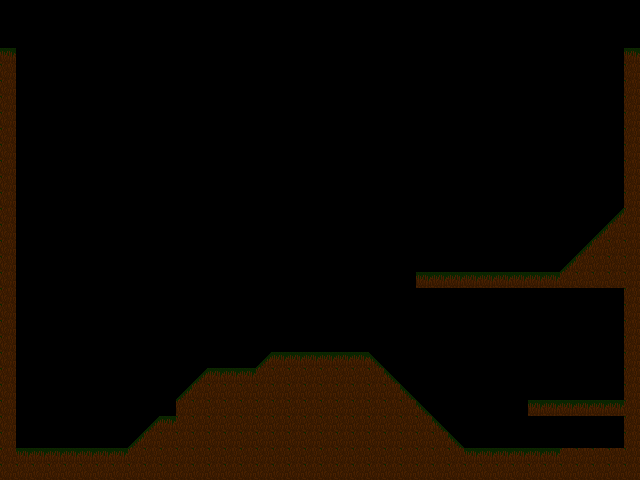

Tiled map render using the project's own tile images. Description and the map definition, with tile-layer contents summarised, below:
An orthogonal 40x30 tile map with 16x16 px tiles, 1 tile layer (Main).

<map version="1.0" orientation="orthogonal" width="40" height="30" tilewidth="16" tileheight="16">
 <tileset firstgid="1" name="tiles" tilewidth="16" tileheight="16" spacing="1" margin="1">
  <image source="tiles2.png" width="120" height="52" />
  <tile id="11">
   <properties>
    <property name="point0" value="16,0" />
    <property name="point1" value="0,16" />
    <property name="point2" value="16,16" />
    <property name="points" value="3" />
    <property name="rect" value="false" />
   </properties>
  </tile>
  <tile id="12">
   <properties>
    <property name="point0" value="0,0" />
    <property name="point1" value="0,16" />
    <property name="point2" value="16,16" />
    <property name="points" value="3" />
    <property name="rect" value="false" />
   </properties>
  </tile>
 </tileset>
 <layer name="Main" width="40" height="30">
  <data>[1200 cells, 251 non-empty, 4 distinct tile ids]</data>
 </layer>
</map>
